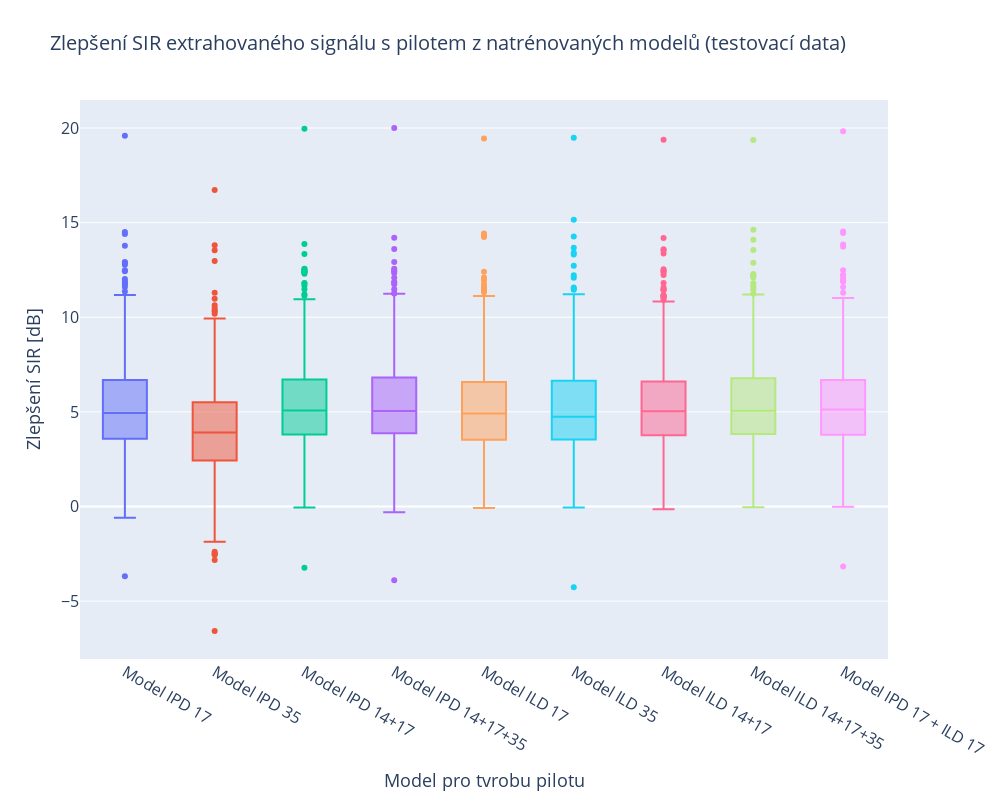

This figure's notebook cell:
### Code cell
fig_box = go.Figure()

fig_box.add_trace(go.Box(
    y=SIR_df["imp_SIR_ipd17_model_pilot"],
    name="Model IPD 17",
))

fig_box.add_trace(go.Box(
    y=SIR_df["imp_SIR_ipd35_model_pilot"],
    name="Model IPD 35",
))

fig_box.add_trace(go.Box(
    y=SIR_df["imp_SIR_ipd14_ipd17_model_pilot"],
    name="Model IPD 14+17",
))


fig_box.add_trace(go.Box(
    y=SIR_df["imp_SIR_ipd14_ipd17_ipd35_model_pilot"],
    name="Model IPD 14+17+35",
))

fig_box.add_trace(go.Box(
    y=SIR_df["imp_SIR_ild17_model_pilot"],
    name="Model ILD 17",
))

fig_box.add_trace(go.Box(
    y=SIR_df["imp_SIR_ild35_model_pilot"],
    name="Model ILD 35",
))

fig_box.add_trace(go.Box(
    y=SIR_df["imp_SIR_ild14_ild17_model_pilot"],
    name="Model ILD 14+17",
))

fig_box.add_trace(go.Box(
    y=SIR_df["imp_SIR_ild14_ild17_ild35_model_pilot"],
    name="Model ILD 14+17+35",
))

fig_box.add_trace(go.Box(
    y=SIR_df["imp_SIR_ipd17_ild17_model_pilot"],
    name="Model IPD 17 + ILD 17",
))  

fig_box.update_layout(
        title=dict(
        text="Zlepšení SIR extrahovaného signálu s pilotem z natrénovaných modelů (testovací data)",
        font=dict(size=20)
    ),
    xaxis=dict(
        title=dict(text="Model pro tvrobu pilotu", font=dict(size=18)),
        tickfont=dict(size=16)
    ),
    yaxis=dict(
        title=dict(text="Zlepšení SIR [dB]", font=dict(size=18)),
        tickfont=dict(size=16)
    ),
    showlegend=False,
    height=800,
    width=1000
)

fig_box.show()

### Figure 1 — Plotly figure (JSON) as saved in the notebook; plotly's stock layout.template omitted (floating-point values rounded to 4 significant figures; data arrays with more than 128 entries replaced by an {"elided": "..."} marker saying what was removed)
{"data": [{"name": "Model IPD 17", "type": "box", "y": {"elided": "600 float values"}}, {"name": "Model IPD 35", "type": "box", "y": {"elided": "600 float values"}}, {"name": "Model IPD 14+17", "type": "box", "y": {"elided": "600 float values"}}, {"name": "Model IPD 14+17+35", "type": "box", "y": {"elided": "600 float values"}}, {"name": "Model ILD 17", "type": "box", "y": {"elided": "600 float values"}}, {"name": "Model ILD 35", "type": "box", "y": {"elided": "600 float values"}}, {"name": "Model ILD 14+17", "type": "box", "y": {"elided": "600 float values"}}, {"name": "Model ILD 14+17+35", "type": "box", "y": {"elided": "600 float values"}}, {"name": "Model IPD 17 + ILD 17", "type": "box", "y": {"elided": "600 float values"}}], "layout": {"height": 800, "showlegend": false, "title": {"font": {"size": 20}, "text": "Zlepšení SIR extrahovaného signálu s pilotem z natrénovaných modelů (testovací data)"}, "width": 1000, "xaxis": {"tickfont": {"size": 16}, "title": {"font": {"size": 18}, "text": "Model pro tvrobu pilotu"}}, "yaxis": {"tickfont": {"size": 16}, "title": {"font": {"size": 18}, "text": "Zlepšení SIR [dB]"}}}}
